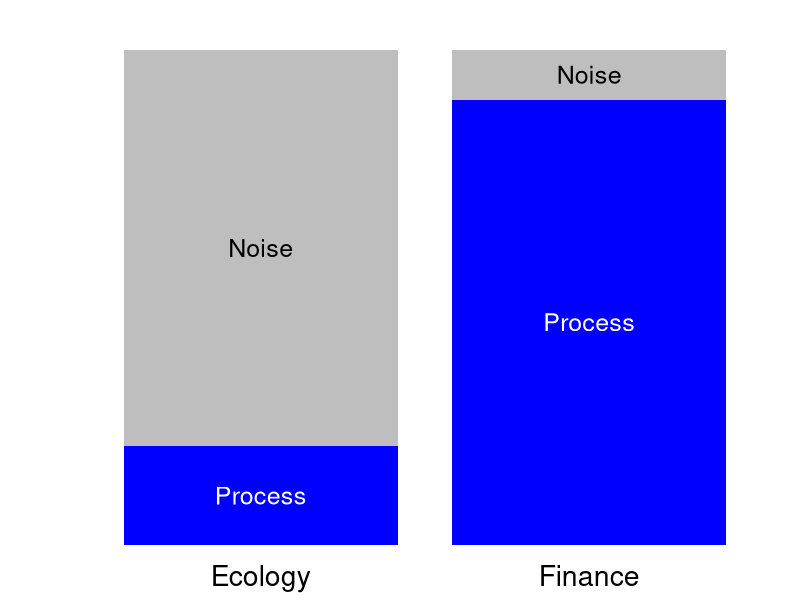
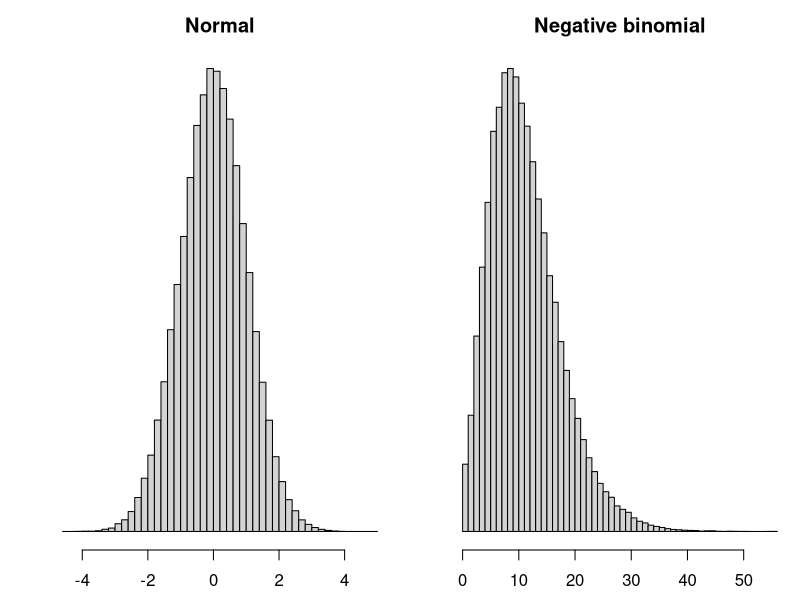
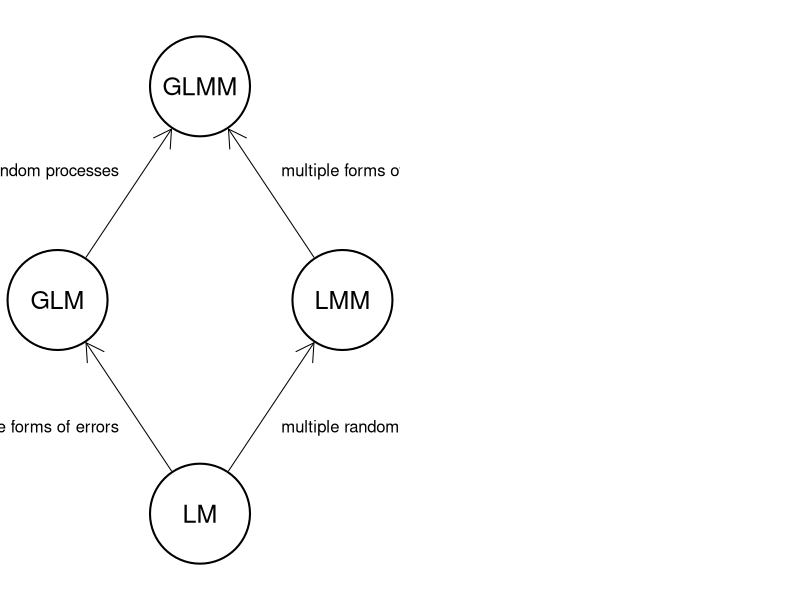
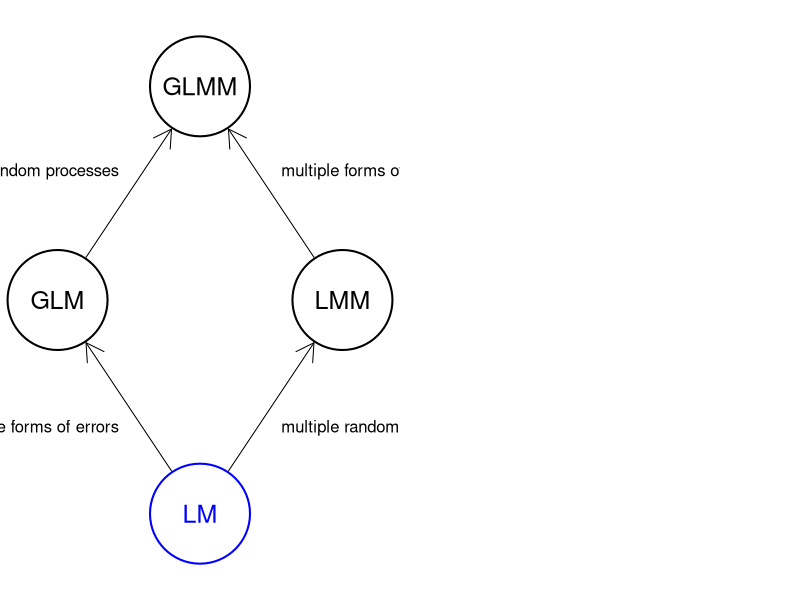
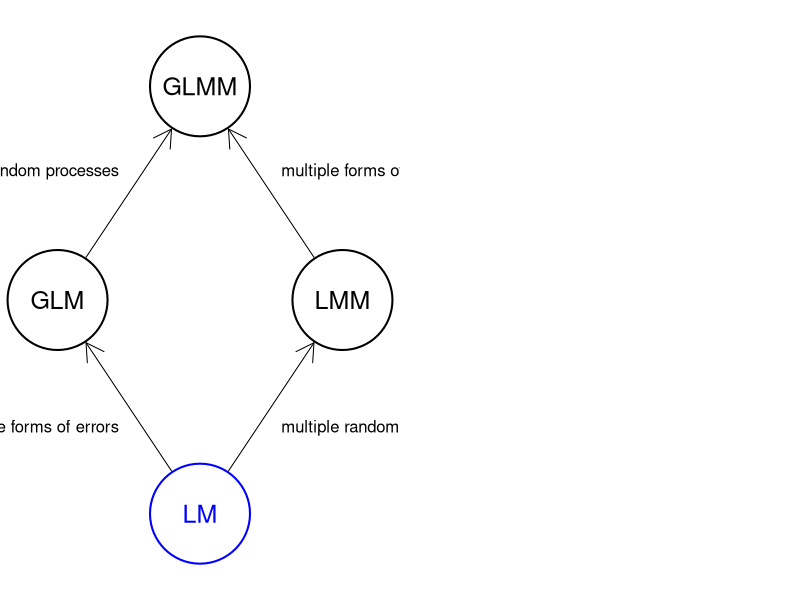

The R script that drew these images, in order:
## ---- chunk 1
knitr::opts_chunk$set(echo = FALSE)
## ---- chunk 2
dat <- matrix(c(20, 80, 90, 10), 2, 2)
par(mai = c(0.5, 1, 0.5, 0.5))
bp <- barplot(dat, las = 1, col = c("blue", "gray"), border = NA, axes = FALSE,
        ylab = "", names.arg = c("Ecology", "Finance"), cex.names = 1.7)
text(0.7, 10, adj = c(0.5, 0.5), "Process", col = "white", cex = 1.5)
text(0.7, 60, adj = c(0.5, 0.5), "Noise", col = "black", cex = 1.5)
text(1.9, 45, adj = c(0.5, 0.5), "Process", col = "white", cex = 1.5)
text(1.9, 95, adj = c(0.5, 0.5), "Noise", col = "black", cex = 1.5)
## ---- chunk 3
par(mfrow = c(1, 2), mai = c(0.5, 0.5, 0.5, 0.1), omi = rep(0, 4), bg = NA)

hist(rnorm(1e5), breaks = 50,
     yaxt = "n", xlab = expression(epsilon), main = "Normal")

hist(rnbinom(1e5, 5, 0.3), breaks = 50,
     yaxt = "n", xlab = expression(epsilon), main = "Negative binomial")
## ---- chunk 4
par(mai = rep(0, 4), omi = rep(0, 4), bg = NA)

## order: GLM, LM, GLMM, LMM
xx <- c(1, 2, 2, 3) * 10
yy <- c(2, 1, 3, 2) * 10

plot(c(7, 33), c(7, 33), type = "n", xlim = c(7, 33), ylim = c(7, 33),
     xaxt = "n", yaxt = "n", xlab = "", ylab = "",
     bty = "n")
symbols(xx, yy, circle = rep(2, 4), inches = 0.5, add = TRUE,
        lwd = 2, bg = "white")
text(xx, yy, c("GLM", "LM", "GLMM", "LMM"), cex = 1.5)
## from LM to GLM
arrows(xx[2]-2, yy[2]+2, xx[1]+2, yy[1]-2, length = 0.2)
text(15, 14, "multiple forms of errors", pos = 2)
## from LM to LMM
arrows(xx[2]+2, yy[2]+2, xx[4]-2, yy[4]-2, length = 0.2)
text(25, 14, "multiple random processes", pos = 4)
## from GLM to GLMM
arrows(xx[1]+2, yy[1]+2, xx[3]-2, yy[3]-2, length = 0.2)
text(15, 26, "multiple random processes", pos = 2)
## from LMM to GLMM
arrows(xx[4]-2, yy[4]+2, xx[3]+2, yy[3]-2, length = 0.2)
text(25, 26, "multiple forms of errors", pos = 4)
## ---- chunk 5
par(mai = rep(0, 4), omi = rep(0, 4), bg = NA)

## order: GLM, LM, GLMM, LMM
xx <- c(1, 2, 2, 3) * 10
yy <- c(2, 1, 3, 2) * 10

plot(c(7, 33), c(7, 33), type = "n", xlim = c(7, 33), ylim = c(7, 33),
     xaxt = "n", yaxt = "n", xlab = "", ylab = "",
     bty = "n")
symbols(xx, yy, circle = rep(2, 4), inches = 0.5, add = TRUE,
        lwd = 2, fg = c("black", "blue", "black", "black"), bg = "white")
text(xx, yy, c("GLM", "LM", "GLMM", "LMM"), cex = 1.5,
     col = c("black", "blue", "black", "black"))
## from LM to GLM
arrows(xx[2]-2, yy[2]+2, xx[1]+2, yy[1]-2, length = 0.2)
text(15, 14, "multiple forms of errors", pos = 2)
## from LM to LMM
arrows(xx[2]+2, yy[2]+2, xx[4]-2, yy[4]-2, length = 0.2)
text(25, 14, "multiple random processes", pos = 4)
## from GLM to GLMM
arrows(xx[1]+2, yy[1]+2, xx[3]-2, yy[3]-2, length = 0.2)
text(15, 26, "multiple random processes", pos = 2)
## from LMM to GLMM
arrows(xx[4]-2, yy[4]+2, xx[3]+2, yy[3]-2, length = 0.2)
text(25, 26, "multiple forms of errors", pos = 4)
## ---- chunk 6
par(mai = rep(0, 4), omi = rep(0, 4), bg = NA)

## order: GLM, LM, GLMM, LMM
xx <- c(1, 2, 2, 3) * 10
yy <- c(2, 1, 3, 2) * 10

plot(c(7, 33), c(7, 33), type = "n", xlim = c(7, 33), ylim = c(7, 33),
     xaxt = "n", yaxt = "n", xlab = "", ylab = "",
     bty = "n")
symbols(xx, yy, circle = rep(2, 4), inches = 0.5, add = TRUE,
        lwd = 2, fg = c("black", "blue", "black", "black"), bg = "white")
text(xx, yy, c("GLM", "LM", "GLMM", "LMM"), cex = 1.5,
     col = c("black", "blue", "black", "black"))
## from LM to GLM
arrows(xx[2]-2, yy[2]+2, xx[1]+2, yy[1]-2, length = 0.2)
text(15, 14, "multiple forms of errors", pos = 2)
## from LM to LMM
arrows(xx[2]+2, yy[2]+2, xx[4]-2, yy[4]-2, length = 0.2)
text(25, 14, "multiple random processes", pos = 4)
## from GLM to GLMM
arrows(xx[1]+2, yy[1]+2, xx[3]-2, yy[3]-2, length = 0.2)
text(15, 26, "multiple random processes", pos = 2)
## from LMM to GLMM
arrows(xx[4]-2, yy[4]+2, xx[3]+2, yy[3]-2, length = 0.2)
text(25, 26, "multiple forms of errors", pos = 4)
